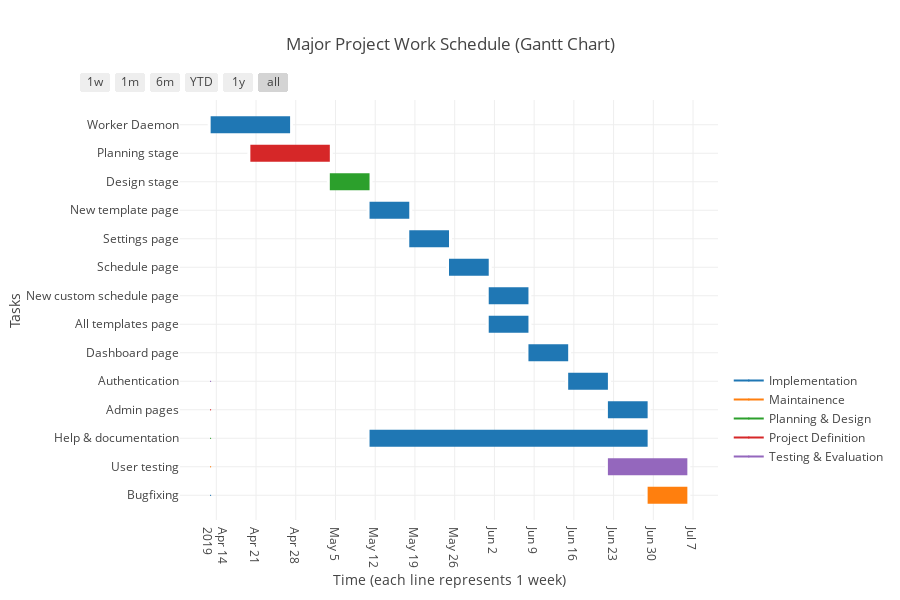

The notebook cell this image was saved under:
### Markdown cell above
## Initial Gantt chart

### Code cell
import plotly.offline as py
import plotly.figure_factory as ff
import plotly.graph_objs as go

py.init_notebook_mode(connected=True)

df = [dict(Task="Bugfixing", Start='2019-06-29', Finish='2019-07-06', Phase="Maintainence"),
      dict(Task="User testing", Start='2019-06-22', Finish='2019-07-06', Phase="Testing & Evaluation"),
      dict(Task="Help & documentation", Start='2019-05-11', Finish='2019-06-29', Phase="Implementation"),
      dict(Task="Admin pages", Start='2019-06-22', Finish='2019-06-29', Phase="Implementation"),
      dict(Task="Authentication", Start='2019-06-15', Finish='2019-06-22', Phase="Implementation"),
      dict(Task="Dashboard page", Start='2019-06-08', Finish='2019-06-15', Phase="Implementation"),
      dict(Task="All templates page", Start='2019-06-01', Finish='2019-06-08', Phase="Implementation"),
      dict(Task="New custom schedule page", Start='2019-06-01', Finish='2019-06-08', Phase="Implementation"),
      dict(Task="Schedule page", Start='2019-05-25', Finish='2019-06-01', Phase="Implementation"),
      dict(Task="Settings page", Start='2019-05-18', Finish='2019-05-25', Phase="Implementation"),
      dict(Task="New template page", Start='2019-05-11', Finish='2019-05-18', Phase="Implementation"),
      dict(Task="Design stage", Start='2019-05-04', Finish='2019-05-11', Phase="Planning & Design"),
      dict(Task="Planning stage", Start='2019-04-20', Finish='2019-05-04', Phase="Project Definition"),
      dict(Task="Worker Daemon", Start='2019-04-13', Finish='2019-04-27', Phase="Implementation")]

fig = ff.create_gantt(df, title="Major Project Work Schedule (Gantt Chart)", showgrid_x=True, showgrid_y=True, 
                      index_col='Phase', show_colorbar=True, bar_width=0.3)
fig['layout'].update(autosize=True)
fig['layout']['xaxis'].update({
    'dtick': 604800000,
    'title': 'Time (each line represents 1 week)'
})
fig['layout']['yaxis'].update({
    'automargin': True,
    'title': 'Tasks'
})
py.iplot(fig)

### Figure 1 — Plotly figure (JSON) as saved in the notebook; plotly's stock layout.template omitted (floating-point values rounded to 4 significant figures)
{"data": [{"marker": {"color": "white"}, "name": "", "type": "scatter", "uid": "f16a9969-9825-453b-8f10-1601471bdaf3", "x": ["2019-06-29", "2019-07-06"], "y": [0, 0]}, {"marker": {"color": "white"}, "name": "", "type": "scatter", "uid": "cb0970fc-b643-41b5-ab11-8810f32504a4", "x": ["2019-06-22", "2019-07-06"], "y": [1, 1]}, {"marker": {"color": "white"}, "name": "", "type": "scatter", "uid": "69f90fb3-05e9-4aef-a9eb-e8bd79c5fd87", "x": ["2019-05-11", "2019-06-29"], "y": [2, 2]}, {"marker": {"color": "white"}, "name": "", "type": "scatter", "uid": "0316c3d6-52b2-4b1a-84c0-f933bb51c5c1", "x": ["2019-06-22", "2019-06-29"], "y": [3, 3]}, {"marker": {"color": "white"}, "name": "", "type": "scatter", "uid": "3c5ab320-aa28-42bb-b54c-e551c4b13394", "x": ["2019-06-15", "2019-06-22"], "y": [4, 4]}, {"marker": {"color": "white"}, "name": "", "type": "scatter", "uid": "1085edc3-e387-4273-8dd5-f31cd08b1f5c", "x": ["2019-06-08", "2019-06-15"], "y": [5, 5]}, {"marker": {"color": "white"}, "name": "", "type": "scatter", "uid": "70a1fcd9-6794-4b88-9d56-57f1e320b0e9", "x": ["2019-06-01", "2019-06-08"], "y": [6, 6]}, {"marker": {"color": "white"}, "name": "", "type": "scatter", "uid": "53c5d4d9-6cfb-497a-a155-6e204d5335b4", "x": ["2019-06-01", "2019-06-08"], "y": [7, 7]}, {"marker": {"color": "white"}, "name": "", "type": "scatter", "uid": "ff2631f4-4ed3-471b-8c0f-39682dcb3281", "x": ["2019-05-25", "2019-06-01"], "y": [8, 8]}, {"marker": {"color": "white"}, "name": "", "type": "scatter", "uid": "845677d2-d7ec-4107-93e0-c0a1913a13e3", "x": ["2019-05-18", "2019-05-25"], "y": [9, 9]}, {"marker": {"color": "white"}, "name": "", "type": "scatter", "uid": "db6e93fe-a8a7-4916-af5f-50e72c5b5644", "x": ["2019-05-11", "2019-05-18"], "y": [10, 10]}, {"marker": {"color": "white"}, "name": "", "type": "scatter", "uid": "6676275b-775d-45e3-af3a-343ceeeb3324", "x": ["2019-05-04", "2019-05-11"], "y": [11, 11]}, {"marker": {"color": "white"}, "name": "", "type": "scatter", "uid": "e73ff948-1879-4c60-9028-d5de9985c9da", "x": ["2019-04-20", "2019-05-04"], "y": [12, 12]}, {"marker": {"color": "white"}, "name": "", "type": "scatter", "uid": "09496160-c73e-4d29-a5c1-e24f80542079", "x": ["2019-04-13", "2019-04-27"], "y": [13, 13]}, {"hoverinfo": "none", "marker": {"color": "rgb(31, 119, 180)", "size": 1}, "name": "Implementation", "showlegend": true, "type": "scatter", "uid": "820c3f7c-8977-470d-9094-cbf967f25e80", "x": ["2019-04-13", "2019-04-13"], "y": [0, 0]}, {"hoverinfo": "none", "marker": {"color": "rgb(255, 127, 14)", "size": 1}, "name": "Maintainence", "showlegend": true, "type": "scatter", "uid": "c8684790-0856-4a1e-9f64-f3aab44d6321", "x": ["2019-04-13", "2019-04-13"], "y": [1, 1]}, {"hoverinfo": "none", "marker": {"color": "rgb(44, 160, 44)", "size": 1}, "name": "Planning & Design", "showlegend": true, "type": "scatter", "uid": "06c3d2cf-b669-4383-8a7a-426a647b91ef", "x": ["2019-04-13", "2019-04-13"], "y": [2, 2]}, {"hoverinfo": "none", "marker": {"color": "rgb(214, 39, 40)", "size": 1}, "name": "Project Definition", "showlegend": true, "type": "scatter", "uid": "32997ed4-637a-4b2c-b57f-fa98bfa7eca3", "x": ["2019-04-13", "2019-04-13"], "y": [3, 3]}, {"hoverinfo": "none", "marker": {"color": "rgb(148, 103, 189)", "size": 1}, "name": "Testing & Evaluation", "showlegend": true, "type": "scatter", "uid": "1bf74aed-2b6e-4aeb-b1a0-bc073d8819e5", "x": ["2019-04-13", "2019-04-13"], "y": [4, 4]}], "layout": {"autosize": true, "height": 600, "hovermode": "closest", "shapes": [{"fillcolor": "rgb(255, 127, 14)", "line": {"width": 0}, "opacity": 1, "type": "rect", "x0": "2019-06-29", "x1": "2019-07-06", "xref": "x", "y0": -0.3, "y1": 0.3, "yref": "y"}, {"fillcolor": "rgb(148, 103, 189)", "line": {"width": 0}, "opacity": 1, "type": "rect", "x0": "2019-06-22", "x1": "2019-07-06", "xref": "x", "y0": 0.7, "y1": 1.3, "yref": "y"}, {"fillcolor": "rgb(31, 119, 180)", "line": {"width": 0}, "opacity": 1, "type": "rect", "x0": "2019-05-11", "x1": "2019-06-29", "xref": "x", "y0": 1.7, "y1": 2.3, "yref": "y"}, {"fillcolor": "rgb(31, 119, 180)", "line": {"width": 0}, "opacity": 1, "type": "rect", "x0": "2019-06-22", "x1": "2019-06-29", "xref": "x", "y0": 2.7, "y1": 3.3, "yref": "y"}, {"fillcolor": "rgb(31, 119, 180)", "line": {"width": 0}, "opacity": 1, "type": "rect", "x0": "2019-06-15", "x1": "2019-06-22", "xref": "x", "y0": 3.7, "y1": 4.3, "yref": "y"}, {"fillcolor": "rgb(31, 119, 180)", "line": {"width": 0}, "opacity": 1, "type": "rect", "x0": "2019-06-08", "x1": "2019-06-15", "xref": "x", "y0": 4.7, "y1": 5.3, "yref": "y"}, {"fillcolor": "rgb(31, 119, 180)", "line": {"width": 0}, "opacity": 1, "type": "rect", "x0": "2019-06-01", "x1": "2019-06-08", "xref": "x", "y0": 5.7, "y1": 6.3, "yref": "y"}, {"fillcolor": "rgb(31, 119, 180)", "line": {"width": 0}, "opacity": 1, "type": "rect", "x0": "2019-06-01", "x1": "2019-06-08", "xref": "x", "y0": 6.7, "y1": 7.3, "yref": "y"}, {"fillcolor": "rgb(31, 119, 180)", "line": {"width": 0}, "opacity": 1, "type": "rect", "x0": "2019-05-25", "x1": "2019-06-01", "xref": "x", "y0": 7.7, "y1": 8.3, "yref": "y"}, {"fillcolor": "rgb(31, 119, 180)", "line": {"width": 0}, "opacity": 1, "type": "rect", "x0": "2019-05-18", "x1": "2019-05-25", "xref": "x", "y0": 8.7, "y1": 9.3, "yref": "y"}, {"fillcolor": "rgb(31, 119, 180)", "line": {"width": 0}, "opacity": 1, "type": "rect", "x0": "2019-05-11", "x1": "2019-05-18", "xref": "x", "y0": 9.7, "y1": 10.3, "yref": "y"}, {"fillcolor": "rgb(44, 160, 44)", "line": {"width": 0}, "opacity": 1, "type": "rect", "x0": "2019-05-04", "x1": "2019-05-11", "xref": "x", "y0": 10.7, "y1": 11.3, "yref": "y"}, {"fillcolor": "rgb(214, 39, 40)", "line": {"width": 0}, "opacity": 1, "type": "rect", "x0": "2019-04-20", "x1": "2019-05-04", "xref": "x", "y0": 11.7, "y1": 12.3, "yref": "y"}, {"fillcolor": "rgb(31, 119, 180)", "line": {"width": 0}, "opacity": 1, "type": "rect", "x0": "2019-04-13", "x1": "2019-04-27", "xref": "x", "y0": 12.7, "y1": 13.3, "yref": "y"}], "showlegend": true, "title": {"text": "Major Project Work Schedule (Gantt Chart)"}, "width": 900, "xaxis": {"autorange": true, "dtick": 604800000, "range": ["2019-04-07 14:16:42.5316", "2019-07-11 09:43:17.4684"], "rangeselector": {"buttons": [{"count": 7, "label": "1w", "step": "day", "stepmode": "backward"}, {"count": 1, "label": "1m", "step": "month", "stepmode": "backward"}, {"count": 6, "label": "6m", "step": "month", "stepmode": "backward"}, {"count": 1, "label": "YTD", "step": "year", "stepmode": "todate"}, {"count": 1, "label": "1y", "step": "year", "stepmode": "backward"}, {"step": "all"}]}, "showgrid": true, "title": {"text": "Time (each line represents 1 week)"}, "type": "date", "zeroline": false}, "yaxis": {"automargin": true, "autorange": true, "range": [-0.8684, 13.87], "showgrid": true, "ticktext": ["Bugfixing", "User testing", "Help & documentation", "Admin pages", "Authentication", "Dashboard page", "All templates page", "New custom schedule page", "Schedule page", "Settings page", "New template page", "Design stage", "Planning stage", "Worker Daemon"], "tickvals": [0, 1, 2, 3, 4, 5, 6, 7, 8, 9, 10, 11, 12, 13], "title": {"text": "Tasks"}, "type": "linear", "zeroline": false}}}
